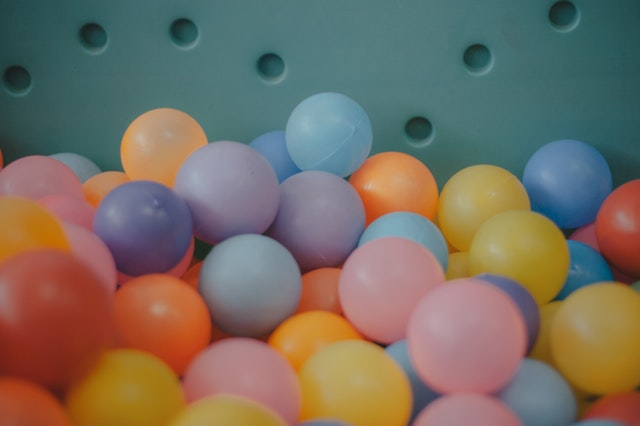
#> input picture balls.jpg, 640 x 426 px, given in place of the camera
$ python blue.py
#> lines starting #> are read from the running program, lines starting #| are printed output that depends on the picture; after the words box and inside, x2 and y2 are one past the last pixel; in counts of white or black regions, pixels touching at a corner belong together
import cv2
import numpy as np

cap = cv2.VideoCapture(0)

while True :
    _, frm = cap.read()
#> frm is the input picture: shape (426, 640, 3); mean B, G, R 97.5, 110.1, 120
    frm = cv2.flip(frm, 1)
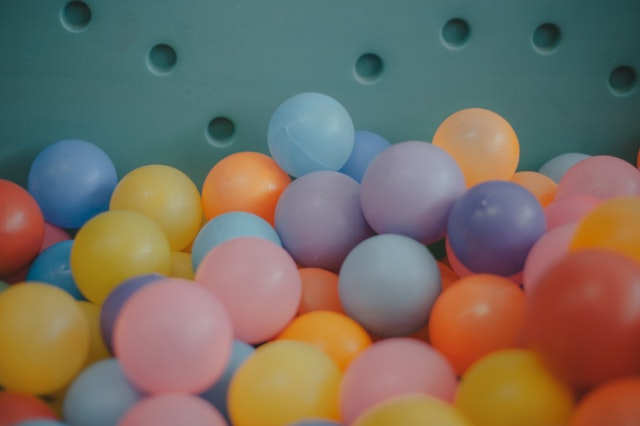
#> frm: shape (426, 640, 3); mean B, G, R 97.5, 110.1, 120
    hsv_frm = cv2.cvtColor(frm, cv2.COLOR_BGR2HSV)
#> hsv_frm: shape (426, 640, 3); mean H, S, V 76.2, 115.2, 140.5

    red_lower = np.array([0,50,20], np.uint8)
    red_upper = np.array([5,255,255], np.uint8)
    redd = cv2.inRange(hsv_frm, red_lower, red_upper)
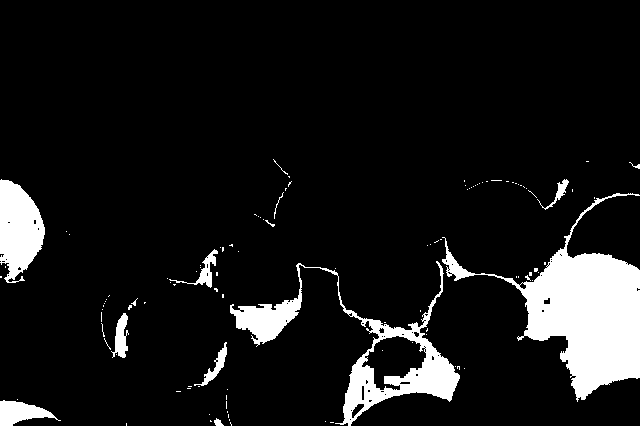
#> redd: shape (426, 640); 9.5% white; 112 white regions (99 under 20 px), largest, box (x1, y1, x2, y2) and area: (442, 193, 640, 402) 13119, (230, 261, 460, 426) 6767, (0, 179, 45, 283) 3232
    red = cv2.bitwise_and(frm, frm, mask=redd)
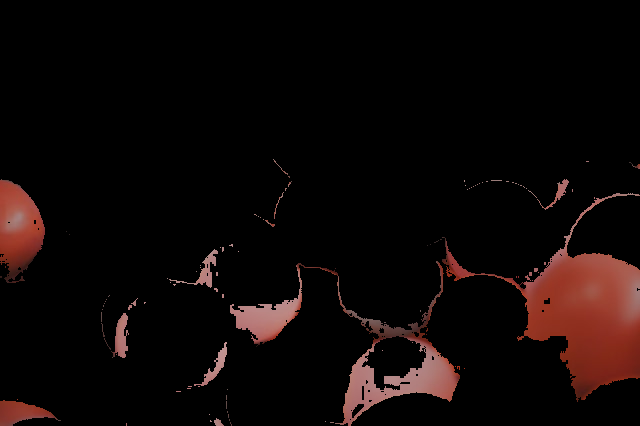
#> red: shape (426, 640, 3); mean B, G, R 6.3, 7.3, 14.5

    blu_lower = np.array([94, 80, 2], np.uint8)
    blu_upper = np.array([120,255,255], np.uint8)
    bluu = cv2.inRange(hsv_frm, blu_lower, blu_upper)
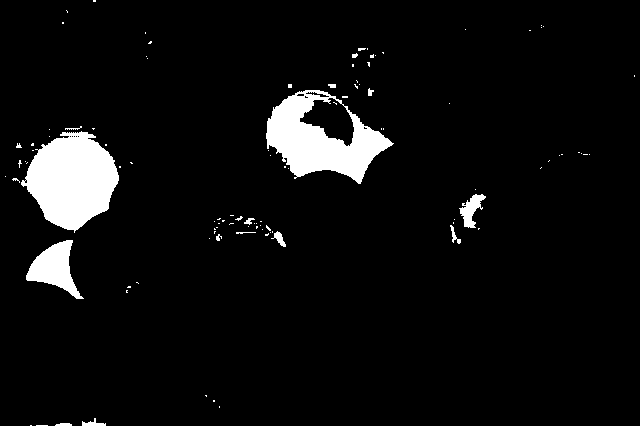
#> bluu: shape (426, 640); 5.6% white; 104 white regions (89 under 20 px), largest, box (x1, y1, x2, y2) and area: (21, 131, 119, 233) 6517, (266, 90, 394, 184) 5851, (26, 240, 84, 299) 1623
    blu = cv2.bitwise_and(frm, frm, mask=bluu)
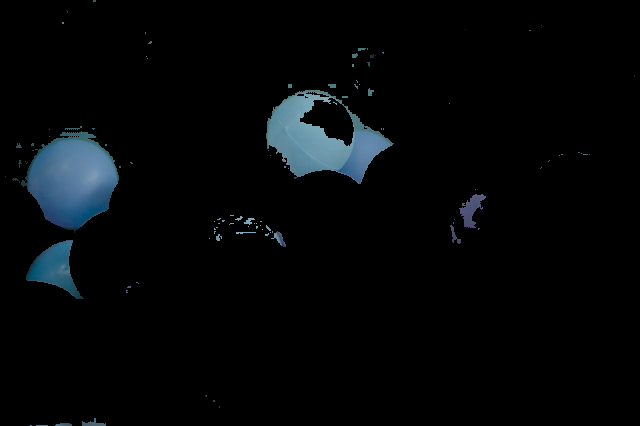
#> blu: shape (426, 640, 3); mean B, G, R 8.1, 6.6, 4.3

    cv2.imshow("blue", blu)
    cv2.imshow("orginal", frm)

    if cv2.waitKey(20) & 0xFF == ord("q"):
#> (key q is pressed here)
        break
